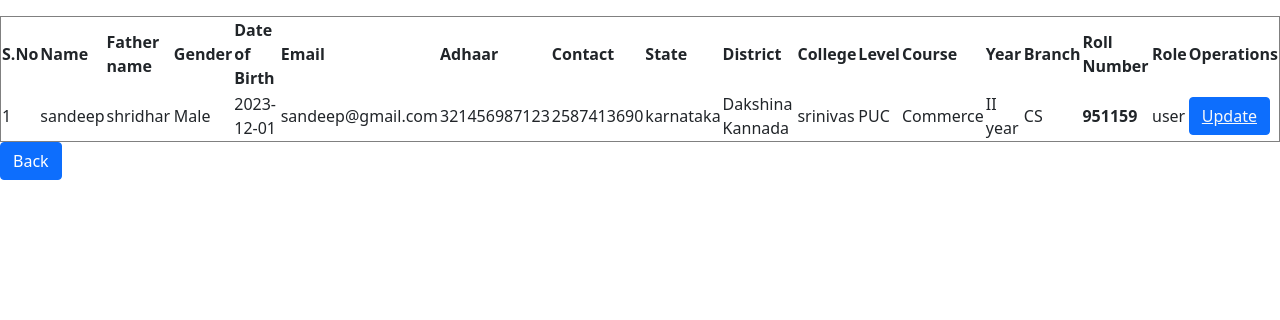
Screenshot of /display.php with the database file from the repository.
### tables this page shows
CREATE TABLE `user` (
  `name` varchar(255) NOT NULL,
  `fname` varchar(255) NOT NULL,
  `gn` char(10) NOT NULL,
  `dob` date NOT NULL,
  `email` text NOT NULL,
  `adhar` text NOT NULL,
  `cn` bigint(10) NOT NULL,
  `state` text NOT NULL,
  `district` text NOT NULL,
  `college` text NOT NULL,
  `cls` text NOT NULL,
  `course` text NOT NULL,
  `year` varchar(50) NOT NULL,
  `bnh` text NOT NULL,
  `rn` bigint(20) NOT NULL,
  `role` enum('user','admin') NOT NULL
);

### display.php (the view, shortened to what this page needs)
<?php
@$con=new mysqli('localhost','root','','student');
?>
<!DOCTYPE html>
<html>
<head>
<link href="https://cdn.jsdelivr.net/npm/bootstrap@5.0.0-beta1/dist/css/bootstrap.min.css" rel="stylesheet">
</head>
<body>
<div class="form">
<table class="table">
<table width="100%" border="1" style="border-collapse:collapse;">
<thead>
<tr>
<th><strong>S.No</strong></th>
<th><strong>Name</strong></th>
<th><strong>Father name</strong></th>
<th><strong>Gender</strong></th>
<th><strong>Date of Birth</strong></th>
<th><strong>Email</strong></th>
<th><strong>Adhaar</strong></th>
<th><strong>Contact</strong></th>
<th><strong>State</strong></th>
<th><strong>District</strong></th>
<th><strong>College</strong></th>
<th><strong>Level</strong></th>
<th><strong>Course</strong></th>
<th><strong>Year</strong></th>
<th><strong>Branch</strong></th>
<th><strong>Roll Number</strong></th>
<th><strong>Role</strong></th>
<th><strong>Operations</strong></th>
</tr>
</thead>
<tbody>
<?php
$count=1;
$qry="Select * from user where not email ='admin@gmail.com'";
$rslt = mysqli_query($con,$qry);
if($rslt)
{
	while($row = mysqli_fetch_assoc($rslt))
	{
		$name=$row['name'];
		$fname=$row['fname'];
		$gn=$row['gn'];
		$dob=$row['dob'];
		$email=$row['email'];
		$adhar=$row['adhar'];
		$cn=$row['cn'];
		$state_id = $row['state'];
    	$district_id = $row['district'];
    	$college = $row['college'];
    	$cls = $row['cls'];
    	$course = $row['course'];
    	$year = $row['year'];
    	$bnh = $row['bnh'];
		$rn=$row['rn'];
		$role=$row['role'];
		echo ' <tr>
		<td>'.$count.'</td>
		<td>'.$name.'</td>
		<td>'.$fname.'</td>
		<td>'.$gn.'</td>
		<td>'.$dob.'</td>
		<td>'.$email.'</td>
		<td>'.$adhar.'</td>
		<td>'.$cn.'</td>
		<td>'.$state_id.'</td>
		<td>'.$district_id.'</td>
		<td>'.$college.'</td>
		<td>'.$cls.'</td>
		<td>'.$course.'</td>
		<td>'.$year.'</td>
		<td>'.$bnh.'</td>
		<th scope="row">'.$rn.'</th>
		<td>'.$role.'</td>
		<td>
		<button class="btn btn-primary"><a href="update.php?updatern='.$rn.'" class="text-light">Update</a></button>
		</td>
		</tr>';
		$count++;
	}
}
 ?>
</tbody>
</table>
</div>
<a href="admin.php" class="btn btn-primary">Back</a>
</body>
</html>

### rows the page displays
user: name "sandeep", fname "shridhar", gn "Male", dob "2023-12-01", email "sandeep@gmail.com", adhar "321456987123", cn "2587413690", state "karnataka", district "Dakshina Kannada", college "srinivas", cls "PUC", course "Commerce", year "II year", bnh "CS", rn "951159", role "user"
